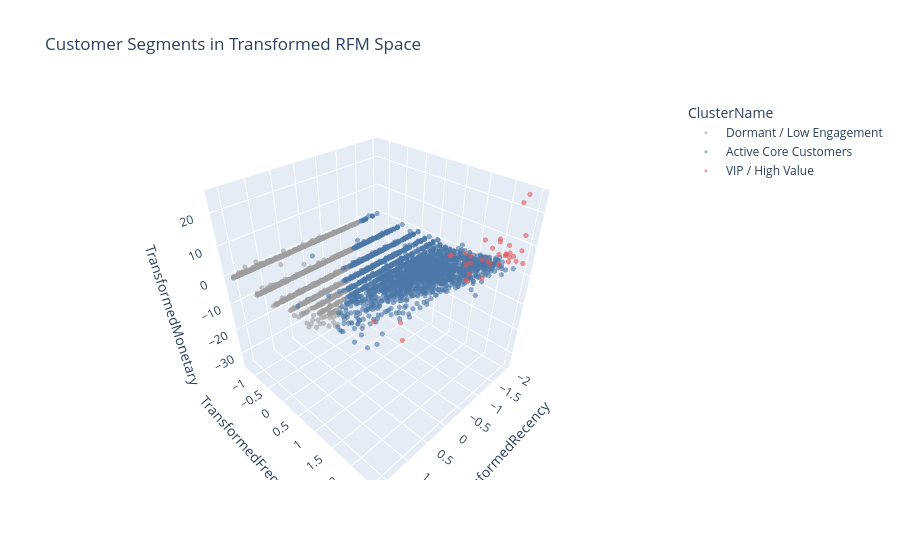

The notebook cell this image was saved under:
### Code cell
cluster_palette = {
    "Dormant / Low Engagement": "#9E9E9E",
    "Active Core Customers": "#4C78A8",
    "VIP / High Value": "#E45756"
}

fig = px.scatter_3d(
    rfm_3d,
    x="TransformedRecency",
    y="TransformedFrequency",
    z="TransformedMonetary",
    color="ClusterName",
    color_discrete_map=cluster_palette,
    hover_name="CustomerID",
    hover_data={
        "Recency": ":.0f",
        "Frequency": ":.0f",
        "Monetary": ":,.2f",
        "TransformedRecency": False,
        "TransformedFrequency": False,
        "TransformedMonetary": False
    },
    title="Customer Segments in Transformed RFM Space"
)

fig.update_traces(
    marker={
        "size": 3,
        "opacity": 0.60
    }
)

### Figure 1 — Plotly figure (JSON) as saved in the notebook; plotly's stock layout.template omitted (floating-point values rounded to 4 significant figures; data arrays with more than 128 entries replaced by an {"elided": "..."} marker saying what was removed)
{"data": [{"customdata": {"elided": "3039x3 float values"}, "hovertemplate": "<b>%{hovertext}</b><br><br>ClusterName=Dormant / Low Engagement<br>Recency=%{customdata[0]:.0f}<br>Frequency=%{customdata[1]:.0f}<br>Monetary=%{customdata[2]:,.2f}<extra></extra>", "hovertext": {"elided": "3039 float values"}, "legendgroup": "Dormant / Low Engagement", "marker": {"color": "#9E9E9E", "opacity": 0.6, "size": 3, "symbol": "circle"}, "mode": "markers", "name": "Dormant / Low Engagement", "scene": "scene", "showlegend": true, "type": "scatter3d", "x": {"elided": "3039 float values"}, "y": {"elided": "3039 float values"}, "z": {"elided": "3039 float values"}}, {"customdata": {"elided": "2764x3 float values"}, "hovertemplate": "<b>%{hovertext}</b><br><br>ClusterName=Active Core Customers<br>Recency=%{customdata[0]:.0f}<br>Frequency=%{customdata[1]:.0f}<br>Monetary=%{customdata[2]:,.2f}<extra></extra>", "hovertext": {"elided": "2764 float values"}, "legendgroup": "Active Core Customers", "marker": {"color": "#4C78A8", "opacity": 0.6, "size": 3, "symbol": "circle"}, "mode": "markers", "name": "Active Core Customers", "scene": "scene", "showlegend": true, "type": "scatter3d", "x": {"elided": "2764 float values"}, "y": {"elided": "2764 float values"}, "z": {"elided": "2764 float values"}}, {"customdata": [[25.0, 23.0, 143100.0], [1.0, 316.0, 46670.0], [22.0, 54.0, 71550.0], [12.0, 28.0, 55970.0], [3.0, 200.0, 109900.0], [276.0, 55.0, 53280.0], [2.0, 106.0, 49750.0], [4.0, 141.0, 190400.0], [1.0, 61.0, 49230.0], [2.0, 109.0, 73180.0], [4.0, 42.0, 44390.0], [11.0, 15.0, 63730.0], [5.0, 17.0, 45320.0], [10.0, 144.0, 297800.0], [9.0, 82.0, 90490.0], [2.0, 144.0, 523200.0], [26.0, 57.0, 53080.0], [2.0, 369.0, 258500.0], [4.0, 126.0, 125000.0], [1.0, 205.0, 111400.0], [8.0, 45.0, 84180.0], [12.0, 34.0, 72740.0], [4.0, 81.0, 51620.0], [39.0, 103.0, 97070.0], [18.0, 106.0, 59940.0], [5.0, 53.0, 141500.0], [1.0, 42.0, 42650.0], [373.0, 27.0, 54690.0], [1.0, 61.0, 54950.0], [5.0, 21.0, 45860.0], [9.0, 49.0, 233600.0], [3.0, 59.0, 168500.0], [2.0, 211.0, 67290.0], [373.0, 155.0, 50410.0], [2.0, 105.0, 98470.0], [1.0, 145.0, 578400.0]], "hovertemplate": "<b>%{hovertext}</b><br><br>ClusterName=VIP / High Value<br>Recency=%{customdata[0]:.0f}<br>Frequency=%{customdata[1]:.0f}<br>Monetary=%{customdata[2]:,.2f}<extra></extra>", "hovertext": [12420.0, 12750.0, 12930.0, 13080.0, 13090.0, 13090.0, 13410.0, 13690.0, 13780.0, 13800.0, 13880.0, 14090.0, 14100.0, 14160.0, 14300.0, 14650.0, 14680.0, 14910.0, 15060.0, 15310.0, 15770.0, 15840.0, 16010.0, 16030.0, 16420.0, 16680.0, 16700.0, 16750.0, 17390.0, 17400.0, 17450.0, 17510.0, 17840.0, 17850.0, 17950.0, 18100.0], "legendgroup": "VIP / High Value", "marker": {"color": "#E45756", "opacity": 0.6, "size": 3, "symbol": "circle"}, "mode": "markers", "name": "VIP / High Value", "scene": "scene", "showlegend": true, "type": "scatter3d", "x": [-0.8677, -2.0, -0.9339, -1.224, -1.741, 0.7276, -1.852, -1.651, -2.0, -1.852, -1.651, -1.263, -1.575, -1.304, -1.349, -1.852, -0.847, -1.852, -1.651, -2.0, -1.397, -1.224, -1.651, -0.6235, -1.034, -1.575, -2.0, 0.9806, -2.0, -1.575, -1.349, -1.741, -1.852, 0.9806, -1.852, -2.0], "y": [1.701, 2.48, 2.076, 1.802, 2.409, 2.082, 2.276, 2.341, 2.118, 2.283, 1.982, 1.445, 1.525, 2.346, 2.208, 2.346, 2.095, 2.501, 2.317, 2.413, 2.009, 1.892, 2.205, 2.269, 2.276, 2.069, 1.982, 1.784, 2.118, 1.65, 2.041, 2.106, 2.418, 2.361, 2.274, 2.347], "z": [9.503, 4.274, 5.833, 4.884, 7.906, 4.712, 4.48, 11.57, 4.446, 5.928, 4.118, 5.367, 4.182, 15.69, 6.895, 22.94, 4.698, 14.26, 8.649, 7.984, 6.551, 5.903, 4.603, 7.246, 5.134, 9.43, 3.997, 4.803, 4.819, 4.219, 13.31, 10.64, 5.581, 4.524, 7.319, 24.54]}], "layout": {"legend": {"title": {"text": "ClusterName"}, "tracegroupgap": 0}, "scene": {"domain": {"x": [0, 1], "y": [0, 1]}, "xaxis": {"title": {"text": "TransformedRecency"}}, "yaxis": {"title": {"text": "TransformedFrequency"}}, "zaxis": {"title": {"text": "TransformedMonetary"}}}, "title": {"text": "Customer Segments in Transformed RFM Space"}}}
